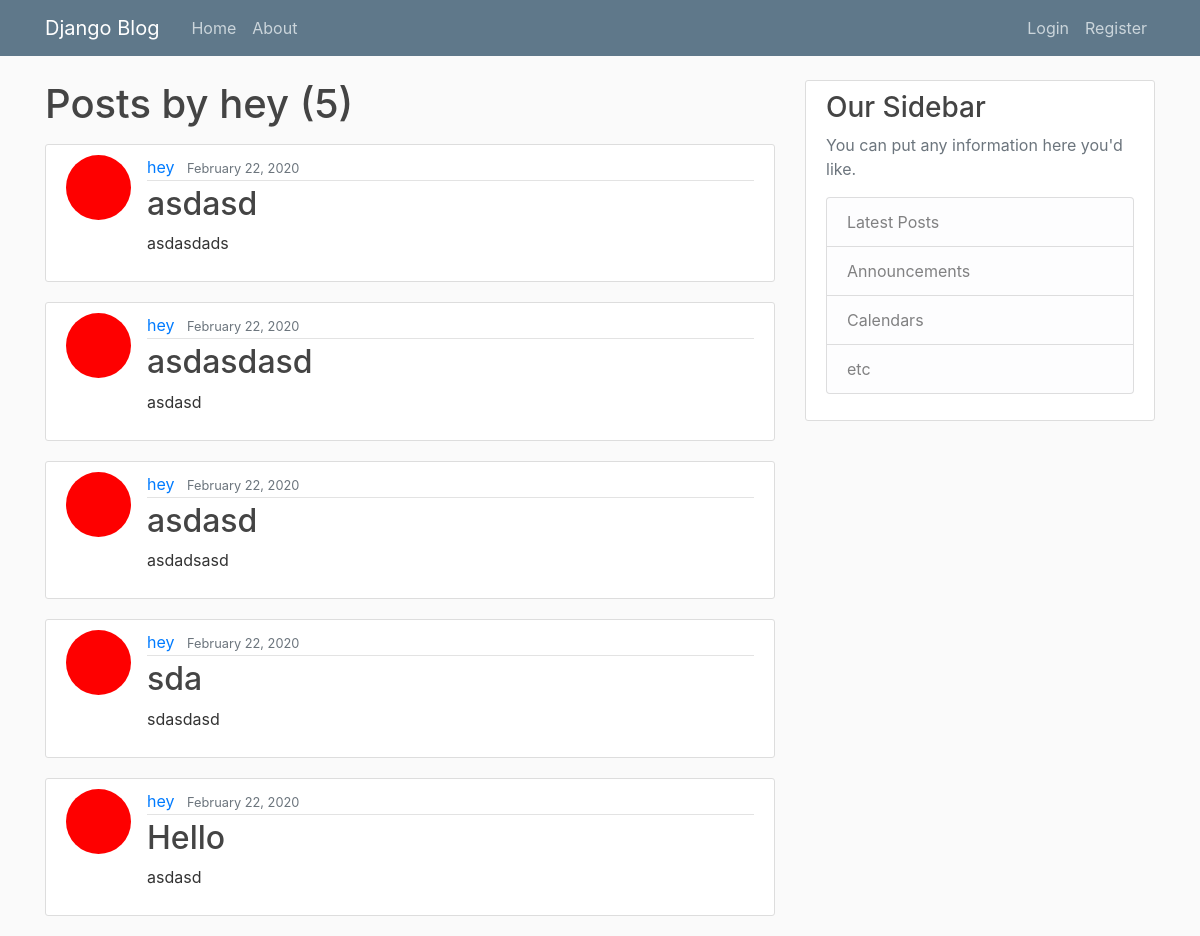
Screenshot of /user/hey with the database file from the repository.
### blog/models.py (models this page shows, shortened)
class Post(models.Model):
    title = models.CharField(max_length = 100)
    content = models.TextField()
    date_posted = models.DateTimeField(default=timezone.now)
    author = models.ForeignKey(User, on_delete=models.CASCADE)

### users/models.py (models this page shows, shortened)
class Profile(models.Model):
    user = models.OneToOneField(User, on_delete=models.CASCADE)
    image = models.ImageField(default="default.jpg", upload_to="profile_pics")

### blog/views.py (the view)
# urls.py: path("user/<str:username>", UserPostListView.as_view(), name="user-posts"),
class UserPostListView(ListView):
    model = Post
    template_name = 'blog/user_posts.html' # <app>/<model>_<viewtype>.html
    context_object_name = 'posts'
    paginate_by = 5
    def get_queryset(self):
        user = get_object_or_404(User, username=self.kwargs.get('username'))
        return Post.objects.filter(author=user).order_by('-date_posted')

### blog/templates/blog/user_posts.html (shortened to what this page needs)
{% extends "blog/base.html" %}
{% block content %}
    <h1 class="mb-3">Posts by {{ view.kwargs.username }} ({{ page_obj.paginator.count }})</h1>
    {% for post in posts %}
        <article class="media content-section">
            <img class="rounded-circle article-img" src="{{ post.author.profile.image.url }}" alt="">
          <div class="media-body">
            <div class="article-metadata">
                <a class="mr-2" href="{% url 'user-posts' post.author.username %}">{{ post.author }}</a>
              <small class="text-muted">{{ post.date_posted|date:"F d, Y" }}</small>
            </div>
            <h2><a class="article-title" href="{% url 'post-detail' post.id %}">{{ post.title }}</a></h2>
            <p class="article-content">{{ post.content }}</p>
          </div>
        </article>
    {% endfor %}
{% endblock content %}

### blog/static/blog/main.css (style rules this page uses)
body { background: #fafafa; color: #333333; margin-top: 5rem; }
h1, h2, h3, h4, h5, h6 { color: #444444; }
.content-section { background: #ffffff; padding: 10px 20px; border: 1px solid #dddddd; border-radius: 3px; margin-bottom: 20px; }
.article-title { color: #444444; }
.article-content { white-space: pre-line; }
.article-img { height: 65px; width: 65px; margin-right: 16px; }
.article-metadata { padding-bottom: 1px; margin-bottom: 4px; border-bottom: 1px solid #e3e3e3 }

### rows the page displays
Post: author.profile.image (placeholder picture), author "hey", date_posted "February 22, 2020", title "asdasd", content "asdasdads"
Post: author.profile.image (placeholder picture), author "hey", date_posted "February 22, 2020", title "asdasdasd", content "asdasd"
Post: author.profile.image (placeholder picture), author "hey", date_posted "February 22, 2020", title "asdasd", content "asdadsasd"
Post: author.profile.image (placeholder picture), author "hey", date_posted "February 22, 2020", title "sda", content "sdasdasd"
Post: author.profile.image (placeholder picture), author "hey", date_posted "February 22, 2020", title "Hello", content "asdasd"

### other values shown
{{ view.kwargs.username }} "hey"
{{ page_obj.paginator.count }} "5"
